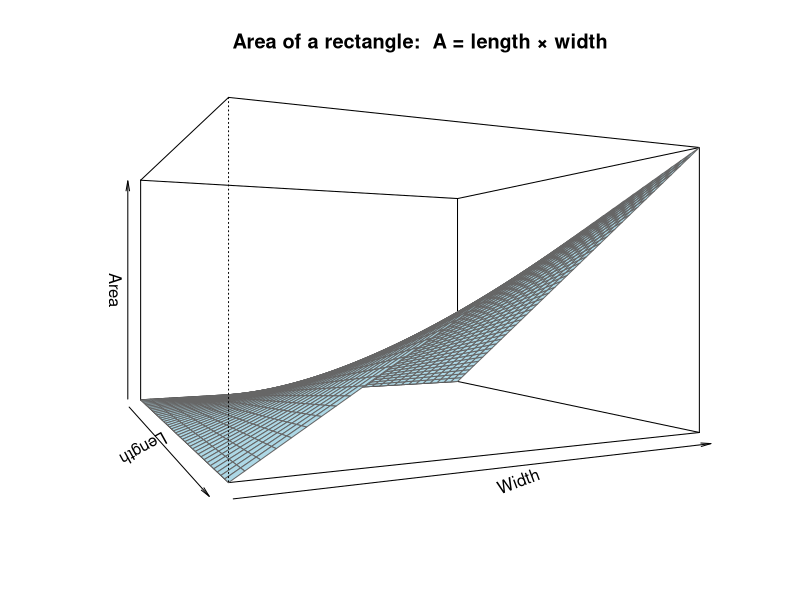

R code for this plot:
# 3D plot: Area of a rectangle A = length × width

if (!interactive()) pdf(NULL)

# Grid: length and width from 0 to 5
len <- seq(0, 5, length.out = 40)
wid <- seq(0, 5, length.out = 40)
# Area matrix
area <- outer(len, wid, function(l, w) l * w)

# 3D surface (base R)
persp(len, wid, area,
      theta = 65, phi = 0, expand = 0.6,
      col = "lightblue", border = "gray40",
      xlab = "Length", ylab = "Width", zlab = "Area",
      main = "Area of a rectangle:  A = length × width")
